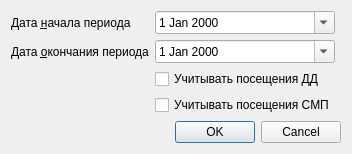
<?xml version="1.0" encoding="UTF-8"?>
<ui version="4.0">
 <class>ReportTypeVisits</class>
 <widget class="QDialog" name="ReportTypeVisits">
  <property name="geometry">
   <rect>
    <x>0</x>
    <y>0</y>
    <width>334</width>
    <height>139</height>
   </rect>
  </property>
  <property name="windowTitle">
   <string>Dialog</string>
  </property>
  <layout class="QGridLayout" name="gridLayout">
   <item row="2" column="2">
    <widget class="CDateEdit" name="edtEndDate">
     <property name="calendarPopup">
      <bool>true</bool>
     </property>
    </widget>
   </item>
   <item row="0" column="3">
    <spacer name="horizontalSpacer">
     <property name="orientation">
      <enum>Qt::Horizontal</enum>
     </property>
     <property name="sizeHint" stdset="0">
      <size>
       <width>40</width>
       <height>20</height>
      </size>
     </property>
    </spacer>
   </item>
   <item row="2" column="0" colspan="2">
    <widget class="QLabel" name="lblEndDate">
     <property name="text">
      <string>Дата &amp;окончания периода</string>
     </property>
     <property name="buddy">
      <cstring>edtEndDate</cstring>
     </property>
    </widget>
   </item>
   <item row="0" column="0" colspan="2">
    <widget class="QLabel" name="lblBegDate">
     <property name="text">
      <string>Дата &amp;начала периода</string>
     </property>
     <property name="buddy">
      <cstring>edtBegDate</cstring>
     </property>
    </widget>
   </item>
   <item row="5" column="0" colspan="4">
    <widget class="QDialogButtonBox" name="buttonBox">
     <property name="orientation">
      <enum>Qt::Horizontal</enum>
     </property>
     <property name="standardButtons">
      <set>QDialogButtonBox::Cancel|QDialogButtonBox::Ok</set>
     </property>
    </widget>
   </item>
   <item row="0" column="2">
    <widget class="CDateEdit" name="edtBegDate">
     <property name="calendarPopup">
      <bool>true</bool>
     </property>
    </widget>
   </item>
   <item row="3" column="2">
    <widget class="QCheckBox" name="chkVisitDisp">
     <property name="text">
      <string>Учитывать посещения ДД</string>
     </property>
    </widget>
   </item>
   <item row="4" column="2">
    <widget class="QCheckBox" name="chkVisitEmergency">
     <property name="text">
      <string>Учитывать посещения СМП</string>
     </property>
    </widget>
   </item>
  </layout>
 </widget>
 <customwidgets>
  <customwidget>
   <class>CDateEdit</class>
   <extends>QDateEdit</extends>
   <header>library/DateEdit</header>
  </customwidget>
 </customwidgets>
 <resources/>
 <connections>
  <connection>
   <sender>buttonBox</sender>
   <signal>accepted()</signal>
   <receiver>ReportTypeVisits</receiver>
   <slot>accept()</slot>
   <hints>
    <hint type="sourcelabel">
     <x>248</x>
     <y>254</y>
    </hint>
    <hint type="destinationlabel">
     <x>157</x>
     <y>274</y>
    </hint>
   </hints>
  </connection>
  <connection>
   <sender>buttonBox</sender>
   <signal>rejected()</signal>
   <receiver>ReportTypeVisits</receiver>
   <slot>reject()</slot>
   <hints>
    <hint type="sourcelabel">
     <x>316</x>
     <y>260</y>
    </hint>
    <hint type="destinationlabel">
     <x>286</x>
     <y>274</y>
    </hint>
   </hints>
  </connection>
 </connections>
</ui>
